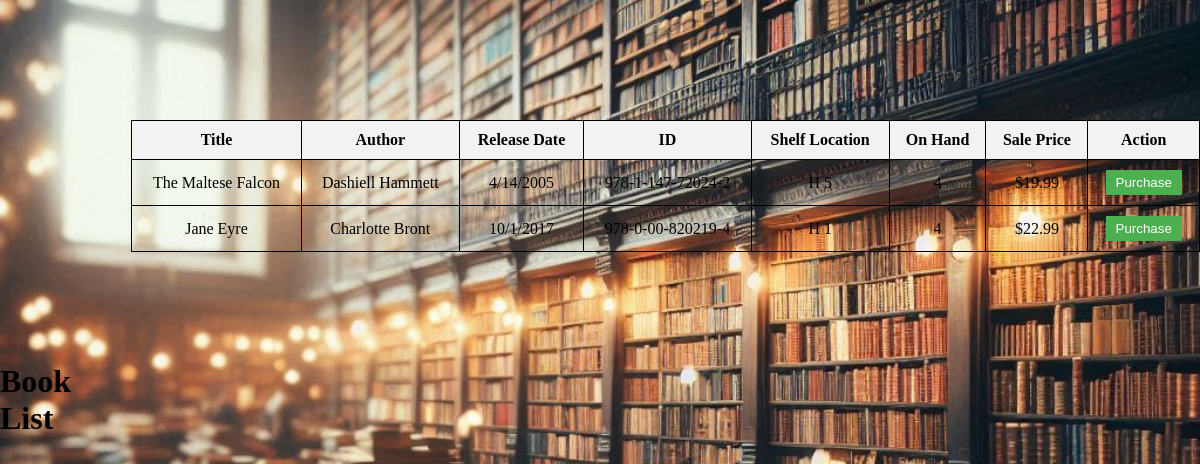
Before: /lookup_book?bookid=202 with the older database file.
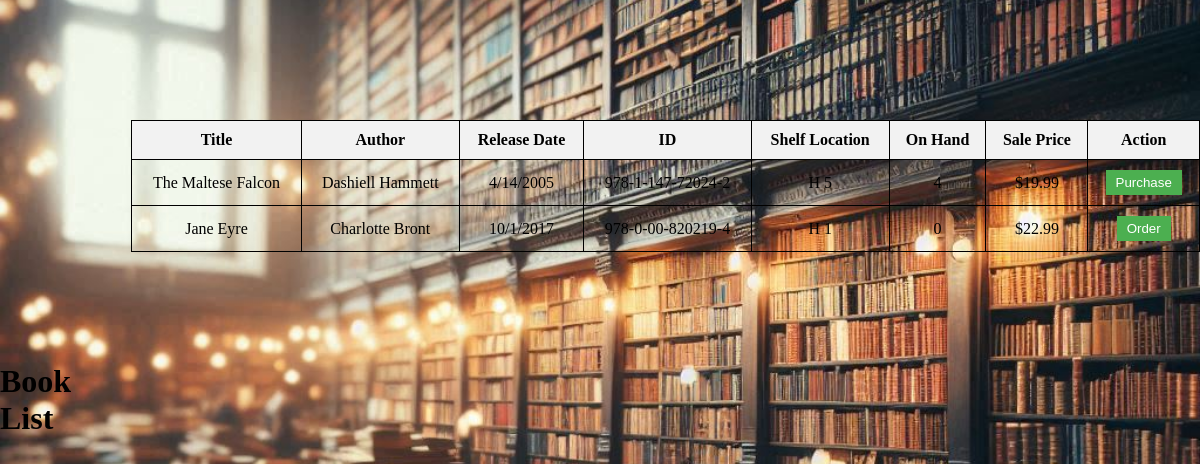
After: the same page with the newer database file.
### tables this page shows
CREATE TABLE "BookInventory" (
	"BookInfoID"	TEXT,
	"StockMin"	INTEGER,
	"StockMax"	INTEGER,
	"AisleLoc"	TEXT,
	"ShelfLoc"	INTEGER
, "OnHandQty"	INTEGER);

CREATE TABLE "BookInfo" (
	"Title"	TEXT NOT NULL,
	"Author"	TEXT,
	"ID"	NUMERIC,
	"Cost"	NUMERIC NOT NULL,
	"SalePrice"	NUMERIC NOT NULL,
	"ReleaseDate"	TEXT,
	PRIMARY KEY("ID")
);

### FlaskUpdate2.py (the view)
@app.route('/lookup_book', methods=['GET'])
def lookup_book():
    title = request.args.get('title', None)
    author = request.args.get('author', None)
    bookid = request.args.get('bookid', None)
    if not title and not author and not bookid:
        return render_template('error.html', message="Please provide a title, author, or ID to look up")
    conn = connect_db()
    cursor = conn.cursor()
    if title:
        query = "SELECT * FROM BookInfo INNER JOIN BookInventory ON BookInfo.ID = BookInventory.BookInfoID WHERE title LIKE ?"
        cursor.execute(query, ('%' + title + '%',))
    elif author:
        query = "SELECT * FROM BookInfo INNER JOIN BookInventory ON BookInfo.ID = BookInventory.BookInfoID WHERE author LIKE ?"
        cursor.execute(query, ('%' + author + '%',))
    elif bookid:
        query = "SELECT * FROM BookInfo INNER JOIN BookInventory ON BookInfo.ID = BookInventory.BookInfoID WHERE ID LIKE ?"
        cursor.execute(query, ('%' + bookid + '%',))
    rows = cursor.fetchall()
    conn.close()
    if rows:
        auth_level = session.get('auth_level', 'Customer')
        return render_template('book_list.html', books=rows, auth_level=auth_level)
    else:
        return render_template('error.html', message="No books found")

### FlaskUpdate2.py (called while the page is built)
def connect_db():
    logging.debug("Connecting to the Database")
    conn = sqlite3.connect('CTUTeamProject.db')
    conn.row_factory = sqlite3.Row  # This allows us to return rows as dictionaries
    return conn

@app.template_filter('currency')
def currency_filter(value):
    return "${:,.2f}".format(value)

### templates/book_list.html (shortened to what this page needs)
<!DOCTYPE html>
<html>
<head>
</head>
<body>
    <h1>Book List</h1>
    <div class="table-container">
        <table>
            <tr>
                <th>Title</th>
                <th>Author</th>
                <th>Release Date</th>
                <th>ID</th>
                <th>Shelf Location</th>
                <th>On Hand</th>
                <th>Sale Price</th>
                <th>Action</th>
            </tr>
            {% for book in books %}
            <tr>
                <td>{{ book.Title }}</td>
                <td>{{ book.Author }}</td>
                <td>{{ book['ReleaseDate'] }}</td>
                <td>{{ book.ID }}</td>
                <td>{{ book['AisleLoc'] }} {{ book['ShelfLoc'] }}</td>
                <td>{{ book['OnHandQty'] }}</td>
                <td>{{ book.SalePrice | currency }}</td>
                <td>
                    {% if book['OnHandQty'] > 0 %}
                    <button class="sell-button" data-bookid="{{ book.id }}">
                        {{ 'Purchase' if auth_level == 'Customer' else 'Sell' }}
                    </button>
                    {% else %}
                    <button class="sell-button" data-bookid="{{ book.id }}">
                        Order
                    </button>
                    {% endif %}
                </td>
            </tr>
            {% endfor %}
        </table>
    </div>
</body>
</html>

Changed rows visible on the page:
changed BookInventory "Jane Eyre": OnHandQty "4" → "0"; value "Purchase" → (not shown); now shows "Order"
